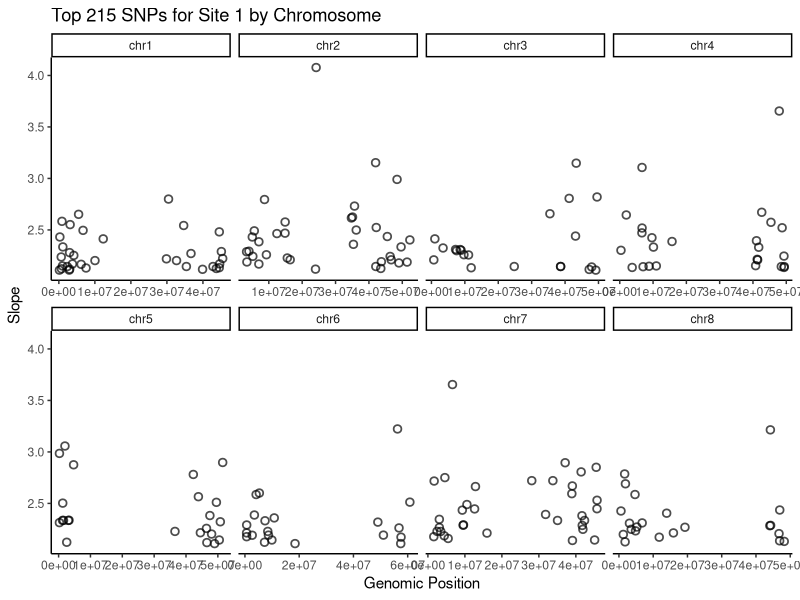
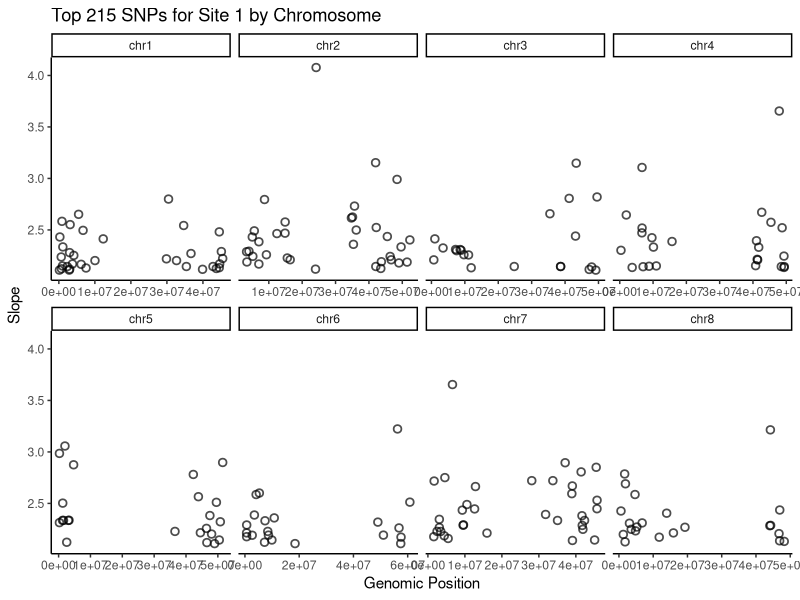
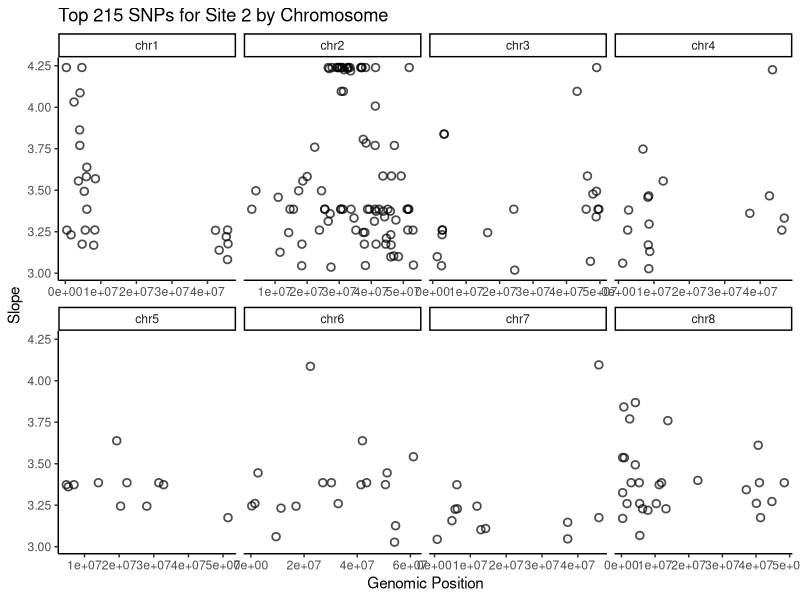
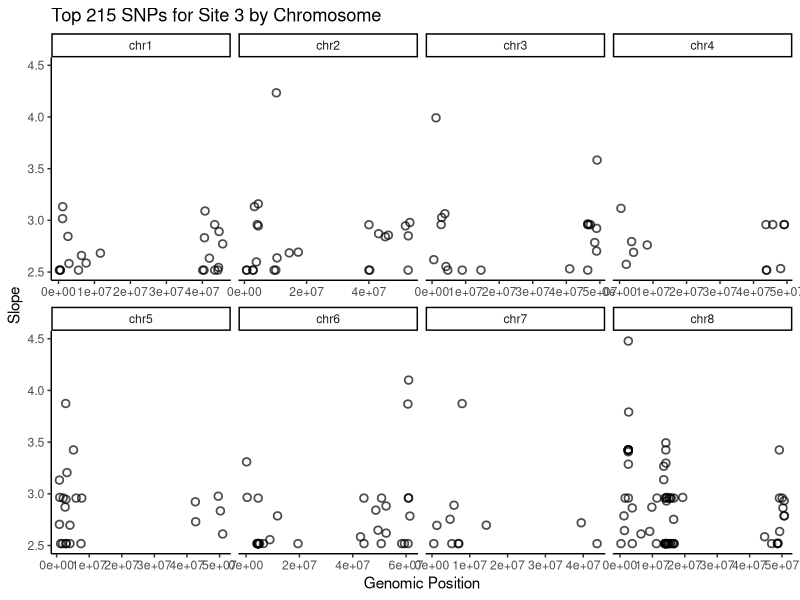
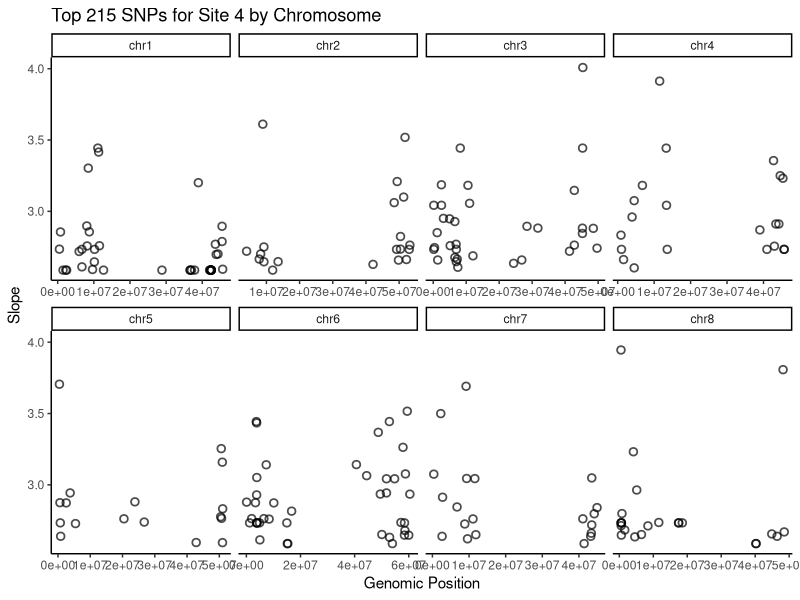
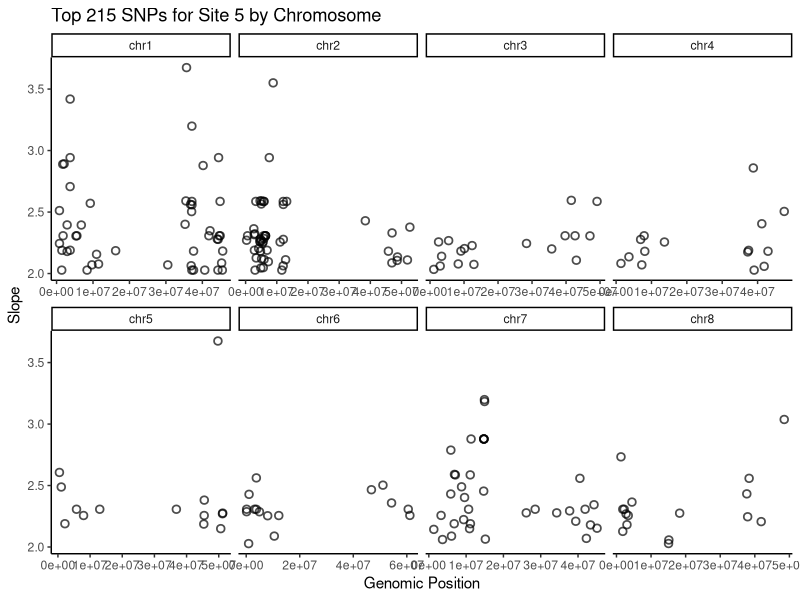
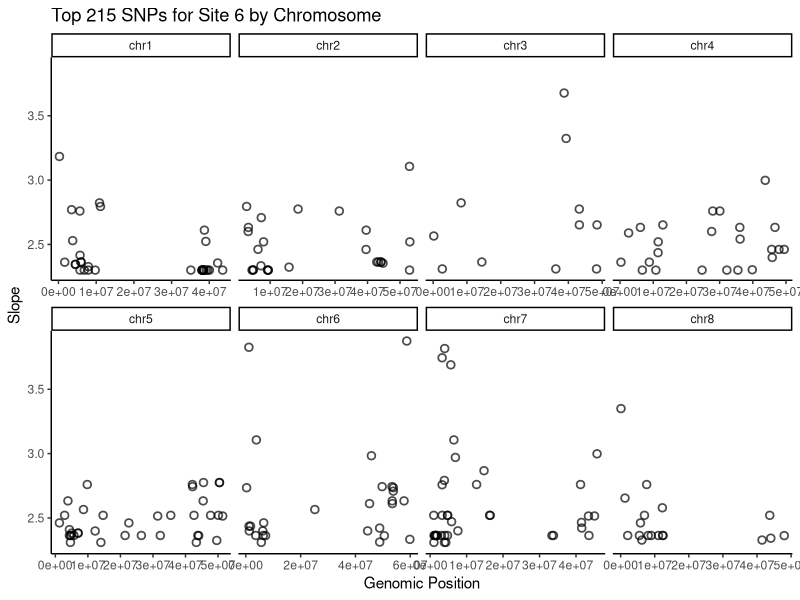
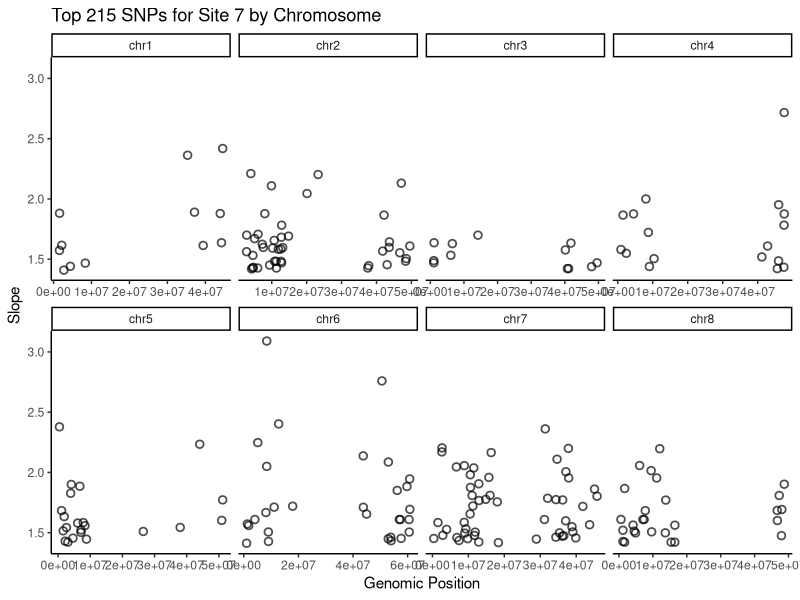

Write the R code that produced these figures, in order.
##################################################################################
## Select highest slopes
## Plot along chromosomes
## 
## Author Daniel Anstett
## 
## 
## Last Modified 07072025
###################################################################################
#Import libraries
library(tidyverse)

#Import top plink clumped 215 SNPs per pop
p1_215 <- read_csv("data/genomic_data/p01_215.csv")
p2_215 <- read_csv("data/genomic_data/p02_215.csv")
p3_215 <- read_csv("data/genomic_data/p03_215.csv")
p4_215 <- read_csv("data/genomic_data/p04_215.csv")
p5_215 <- read_csv("data/genomic_data/p05_215.csv")
p6_215 <- read_csv("data/genomic_data/p06_215.csv")
p7_215 <- read_csv("data/genomic_data/p07_215.csv")
p8_215 <- read_csv("data/genomic_data/p08_215.csv")
p9_215 <- read_csv("data/genomic_data/p09_215.csv")
p10_215 <- read_csv("data/genomic_data/p10_215.csv")
p11_215 <- read_csv("data/genomic_data/p11_215.csv")


#Make plot for pop 1 for top 215 SNPs
ggplot(p1_215, aes(x = Position, y = Slope_abs)) +
  geom_point(shape = 1, size = 2, stroke = 0.9, color = "black", alpha = 0.7) +
  facet_wrap(~ chr, scales = "free_x", nrow = 2, ncol = 4) +
  theme_classic() +
  labs(
    title = "Top 215 SNPs for Site 1 by Chromosome",
    x = "Genomic Position",
    y = "Slope"
  )
#ggsave("Graphs/Regression_all/p1_215_plot.pdf", width = 10,height = 6,units = "in")


# For all pop for 215
for (i in 1:11) {
  # Dynamically get the data frame (e.g. p1_215, p2_215, ...)
  df_name <- paste0("p", i, "_215")
  df <- get(df_name)
  
  # Create plot
  p <- ggplot(df, aes(x = Position, y = Slope_abs)) +
    geom_point(shape = 1, size = 2, stroke = 0.9, color = "black", alpha = 0.7) +
    facet_wrap(~ chr, scales = "free_x", nrow = 2, ncol = 4) +
    theme_classic() +
    labs(
      title = paste("Top 215 SNPs for Site", i, "by Chromosome"),
      x = "Genomic Position",
      y = "Slope"
    )
  
  # Save plot
  ggsave(
    filename = paste0("p", i, "_215_plot.pdf"),
    plot = p,
    path = "Graphs/Regression_all/215",
    width = 10,
    height = 6,
    units = "in"
  )
}


